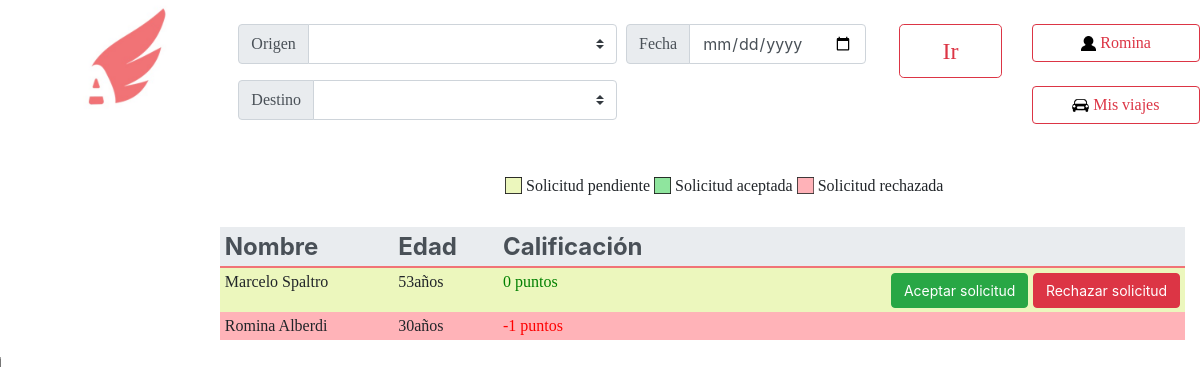
Page /verSolicitudes.php?id=51 (signed in) on the earlier database version.
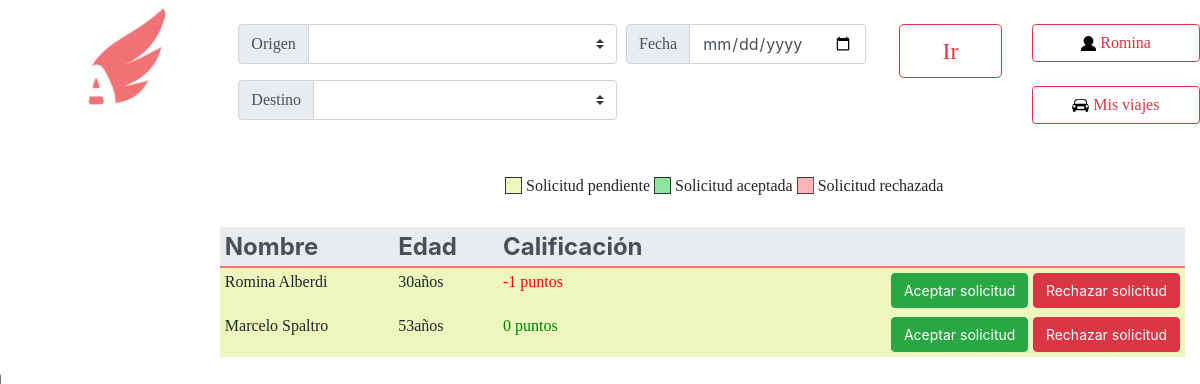
Same page on the later database version.
### tables this page shows
CREATE TABLE IF NOT EXISTS `postulados_usuarios_viajes` (
  `IDusuario` int(50) NOT NULL,
  `IDviaje` int(50) NOT NULL,
  `estado` int(3) NOT NULL DEFAULT '0' COMMENT '0-> pendiente, 1->aceptado, -1->rechazado',
  `IDusuario_viaje` int(11) NOT NULL AUTO_INCREMENT,
  PRIMARY KEY (`IDusuario_viaje`)
);

CREATE TABLE IF NOT EXISTS `usuarios` (
  `nombre` varchar(50) NOT NULL,
  `apellido` varchar(50) NOT NULL,
  `email` varchar(50) NOT NULL,
  `clave` varchar(50) NOT NULL,
  `fecha` date NOT NULL,
  `foto` longblob,
  `token` varchar(100) NOT NULL,
  `ID` int(11) NOT NULL AUTO_INCREMENT,
  `borrado` tinyint(1) NOT NULL DEFAULT '0',
  `penalizacion` int(20) NOT NULL DEFAULT '0',
  `penalizacion_acom` int(20) NOT NULL DEFAULT '0',
  `deuda` float NOT NULL DEFAULT '0',
  PRIMARY KEY (`ID`)
);

### funciones.php (called while the page is built, shortened)
<?php
	function calcularEdad($miCumpleanos){
		$cumpleanos = new DateTime($miCumpleanos);
                $hoy = new DateTime();
   	 	$annos = $hoy->diff($cumpleanos);
                return $annos->y;
	}
?>

### verSolicitudes.php (the view, shortened to what the changed rows need)
<html lang="en">
  <head>
    <link rel="stylesheet" href="css/bootstrap.min.css">
  </head>
  <body>
            <?php
            require ('funciones.php');
            $link=conectarABase();
            $idviaje=$_GET['id'];
            $solicitudes = mysqli_query($link, "SELECT * FROM postulados_usuarios_viajes,usuarios where IDviaje=$idviaje and ID=IDusuario ORDER BY estado desc");
  	?>
		<div class="row" position="fixed">
			<div class="col-10">
                            <br>
                            <br>
                            <div  class="container">
				<table class="table table-sm table-borderless">
                                                 <thead class='thead-light'>
                                                 <tr style='border-bottom: 2px solid #f17376'>
                                                   <th scope="color"><font size='5'>Nombre</font></th>
                                                   <th scope="col"><font size='5'>Edad</font></th>
                                                   <th scope="col"><font size='5'>Calificación</font></th>
                                                   <th scope="col"></th>
                                                 </tr>
                                               </thead>
                                               <tbody>
                                                 <?php while($fila = $solicitudes->fetch_array(MYSQLI_NUM)) {
                                                    $nombreUser = mysqli_query($link,"SELECT ID,penalizacion_acom FROM usuarios where ID=$fila[0]");
                                                    $nombreUser = $nombreUser ->fetch_array(MYSQLI_NUM);
                                                    $puntos=0;
                                                    $calificaciones = mysqli_query($link, "SELECT calificacion FROM calificaciones where IDdestino=$nombreUser[0] AND !aConductor");
                                                    while($cal = $calificaciones->fetch_array(MYSQLI_NUM)){
                                                        $puntos=$puntos+$cal[0];
                                                    }
                                                    $puntos = $puntos - $nombreUser[1];
                                                 ?>
                                                 <tr style='margin-top: 30px;background-color: <?php if($fila[2]==1){echo "8fe59d";}else{if ($fila[2]==0){echo "ecf7bd";}else{echo "ffb3b8";}}?>'>
                                                   <td><font face='georgia'><?php echo $fila[4] . ' ' .  $fila[5]; ?></font></td>
                                                   <td><font face='georgia'><?php echo calcularEdad($fila[8]) . 'años'; ?></font></td>
                                                   <td ><font face='georgia' style="color: <?php if ($puntos>=0){echo "green";}else{echo "red";}?>"><?php echo $puntos?> puntos</font></td>
                                                   <td style="text-align:right"><?php if(($fila[2]==0)){?>
                                                       <a href="aceptarPostulado.php?idV=<?php echo $fila[1];?>&idU=<?php echo $fila[0];?>" class='btn  btn-success' style="font-size:14">Aceptar solicitud</a><span>  </span><a href="rechazarPostulado.php?idV=<?php echo $fila[1];?>&idU=<?php echo $fila[0];?>" class='btn btn-danger' style="font-size:14">Rechazar solicitud</a>
                                                   <?php
                                                   }else {if($fila[2]==1){?>
                                                       <a  href="cancelarPostulado.php?idV=<?php echo $fila[1];?>&idU=<?php echo $fila[0];?>"class='btn btn-danger' style="font-size:14;width: 270px; height:35px">Cancelar solicitud</a>
                                                   <?php }} ?>
                                                 </tr>
                                                 <?php
                                                 }?>
                                               </tbody>
                                </table>
                            </div>
                </div>
  </body>
    </html>

Differences in the rows shown:
changed postulados_usuarios_viajes "Romina": now shows "Aceptar solicitud Rechazar solicitud"; moves up the list
